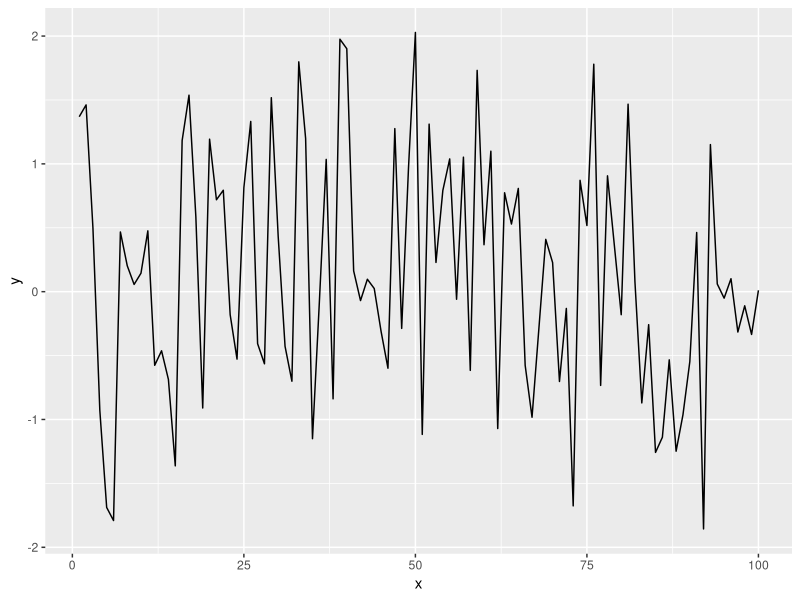

Recreate this plot in R.
## ---- chunk 1
library(tidyverse)
library(knitr)
## ---- chunk 2
z <- rnorm(100)
z %>%
  as_tibble() %>%
  head(n=10) %>%
  kable()
## ---- chunk 3
x = seq(1:100)
y = rnorm(100)
dat = data.frame(x, y)
ggplot(dat, aes(x = x, y = y)) + geom_line()
